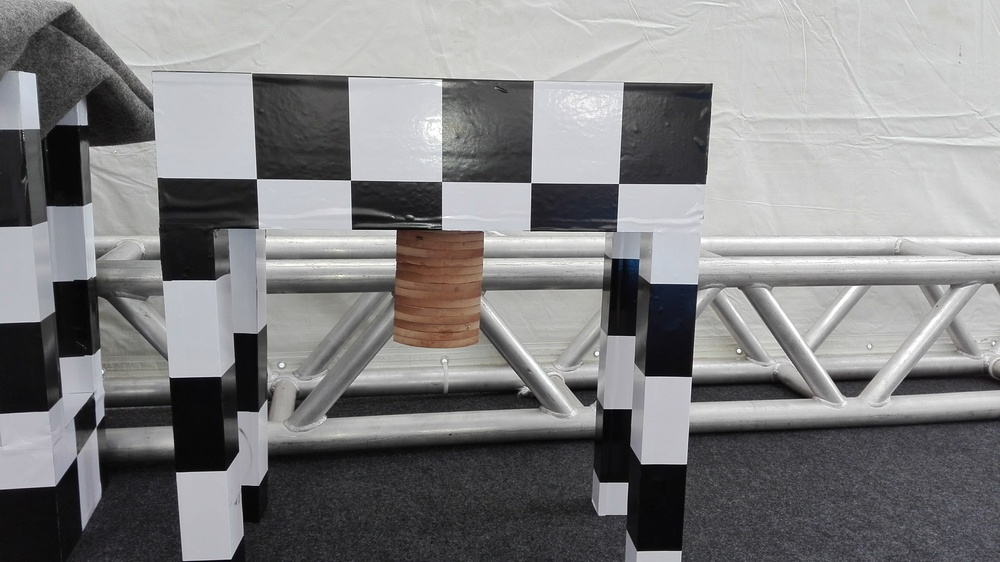
#> input picture previous/MachineL/cow1.jpg, 1000 x 562 px, shrunk from 4160 x 2336 before the run
$ python flan.py   (older library calls are emulated)
#> lines starting #> are read from the running program, lines starting #| are printed output that depends on the picture
import numpy as np
import cv2
from matplotlib import pyplot as plt

img1 = cv2.imread('cow1.jpg',0)          # queryImage
#> img1: shape (562, 1000); min 0, max 255, mean 130.6
img2 = cv2.imread('cow1.jpg',0) # trainImage

# Initiate SIFT detector
sift = cv2.SIFT()

# find the keypoints and descriptors with SIFT
kp1, des1 = sift.detectAndCompute(img1,None)
#> kp1 = 845 keypoints; strongest (x, y, size): (612, 498, 22.9), (670, 132, 64.1), (853, 382, 18.6), (584, 391, 16.4)
kp2, des2 = sift.detectAndCompute(img2,None)
#> kp2 has the same summary as kp1

# FLANN parameters
FLANN_INDEX_KDTREE = 0
index_params = dict(algorithm = FLANN_INDEX_KDTREE, trees = 5)
search_params = dict(checks=50)   # or pass empty dictionary

flann = cv2.FlannBasedMatcher(index_params,search_params)

matches = flann.knnMatch(des1,des2,k=2)
#> matches = 845 matches

# Need to draw only good matches, so create a mask
matchesMask = [[0,0] for i in xrange(len(matches))]
#> matchesMask = 845 pairs, first value 0 to 0, second value 0 to 0

# ratio test as per Lowe's paper
for i,(m,n) in enumerate(matches):
    if m.distance < 0.7*n.distance:
        matchesMask[i]=[1,0]
#> after the loop, matchesMask = 845 pairs, first value 1 to 1, second value 0 to 0

draw_params = dict(matchColor = (0,255,0),
                   singlePointColor = (255,0,0),
                   matchesMask = matchesMask,
                   flags = 0)
#> draw_params = 4 items

img3 = cv2.drawMatchesKnn(img1,kp1,img2,kp2,matches,None,**draw_params)
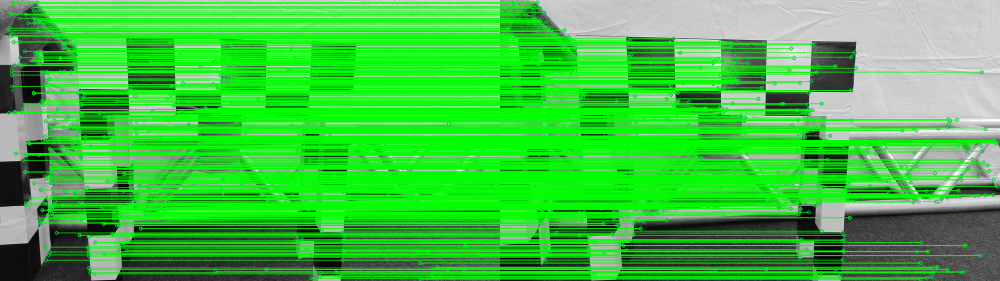
#> img3: shape (562, 2000, 3) (shown at 1/2 size); mean of channels 0, 1, 2 67.9, 191.7, 67.1; drawn as B, G, R
cv2.imshow('o',img3)
#plt.imshow(img3,),plt.show()

$ run again, with previous/MachineL/cow2.jpg copied over previous/MachineL/cow1.jpg
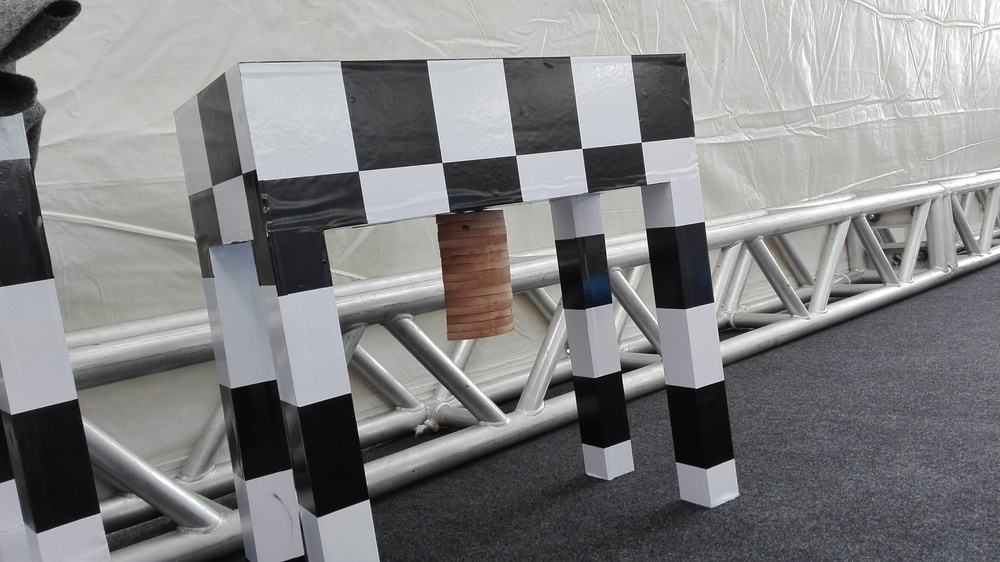
#> input picture previous/MachineL/cow2.jpg, 1000 x 562 px, shrunk from 4160 x 2336 before the run
#> kp1 = 1061 keypoints; strongest (x, y, size): (568, 351, 1.9), (727, 330, 12.9), (509, 401, 14.4), (679, 265, 45.9)
#> kp2 has the same summary as kp1
#> matches = 1061 matches
#> `matchesMask = [[0,0] for i in xrange(len(matches))]`: matchesMask = 1061 pairs, first value 0 to 0, second value 0 to 0
#> after the loop `for i,(m,n) in enumerate(matches):`: matchesMask = 1061 pairs, first value 1 to 1, second value 0 to 0
#> draw_params = 4 items
#> `img3 = cv2.drawMatchesKnn(img1,kp1,img2,kp2,matches,None,**draw_params)`:
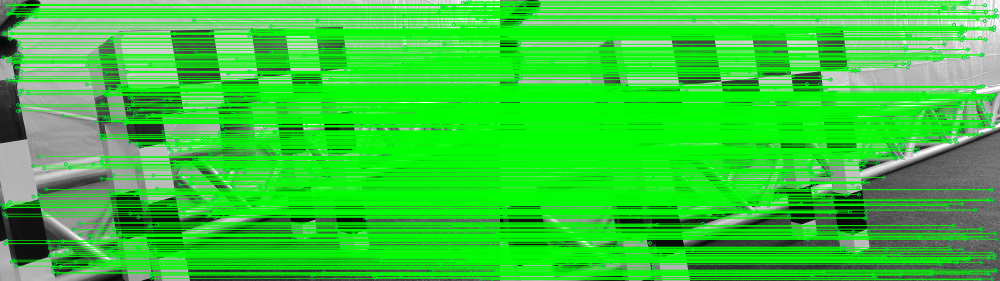
#> img3: shape (562, 2000, 3) (shown at 1/2 size); mean of channels 0, 1, 2 56.1, 203, 55.3; drawn as B, G, R

$ run again, with previous/MachineL/snapshot.jpg copied over previous/MachineL/cow1.jpg
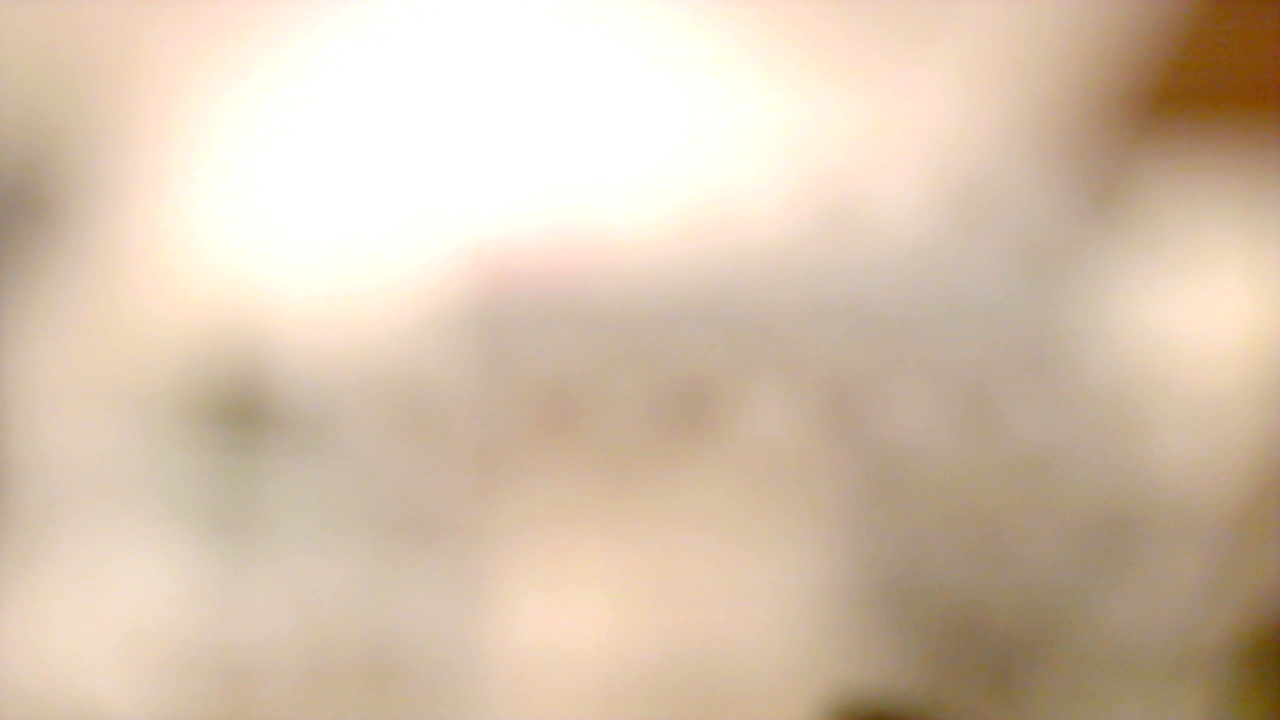
#> input picture previous/MachineL/snapshot.jpg, 1280 x 720 px
#> `img1 = cv2.imread('cow1.jpg',0)`:
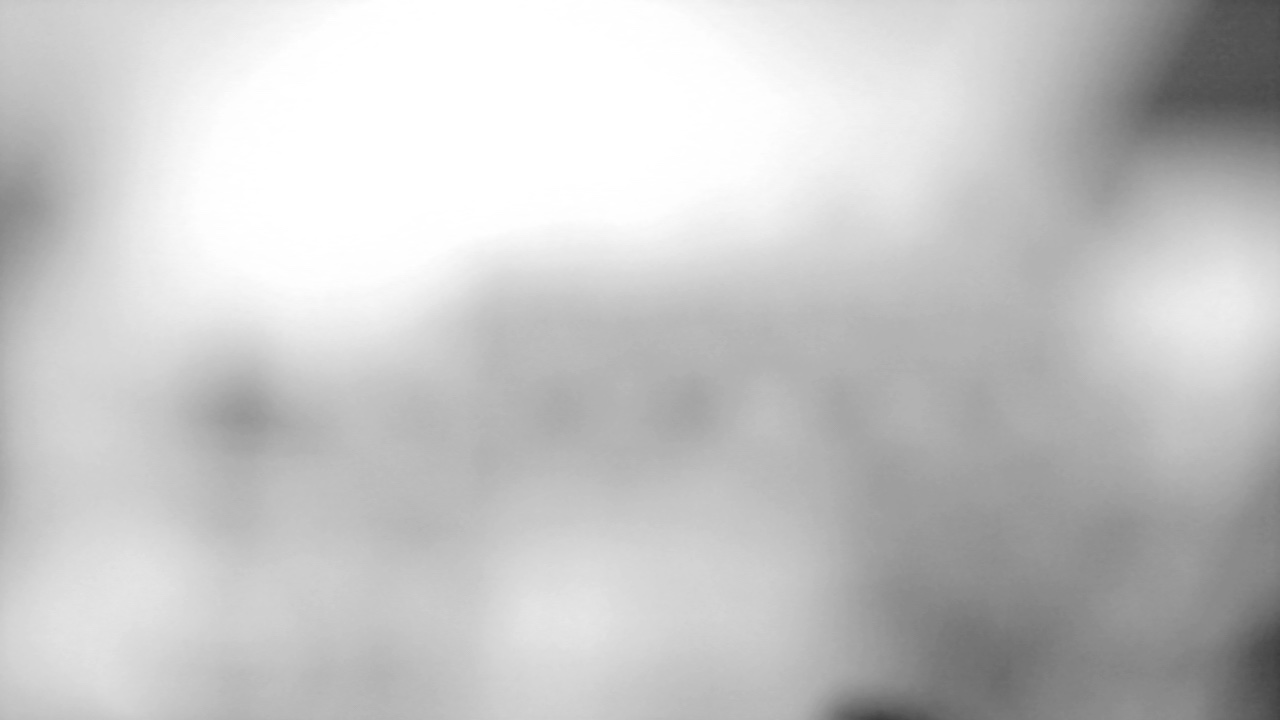
#> img1: shape (720, 1280); min 60, max 255, mean 198.4
#> kp1 = 5 keypoints; (x, y, size): (242, 418, 92.7), (297, 199, 214.9), (578, 386, 168.7), (123, 592, 105.7), (123, 592, 105.7)
#> kp2 has the same summary as kp1
#> matches = 5 matches
#> `matchesMask = [[0,0] for i in xrange(len(matches))]`: matchesMask = [[0, 0], [0, 0], [0, 0], [0, 0], [0, 0]]
#> the loop `for i,(m,n) in enumerate(matches):` made 5 passes
#> after the loop `for i,(m,n) in enumerate(matches):`: matchesMask = [[1, 0], [1, 0], [1, 0], [1, 0], [1, 0]]
#> draw_params = {'matchColor': (0, 255, 0), 'singlePointColor': (255, 0, 0), 'matchesMask': [[1, 0], [1, 0], [1, 0], [1, 0], [1, 0]], 'flags': 0}
#> `img3 = cv2.drawMatchesKnn(img1,kp1,img2,kp2,matches,None,**draw_params)`:
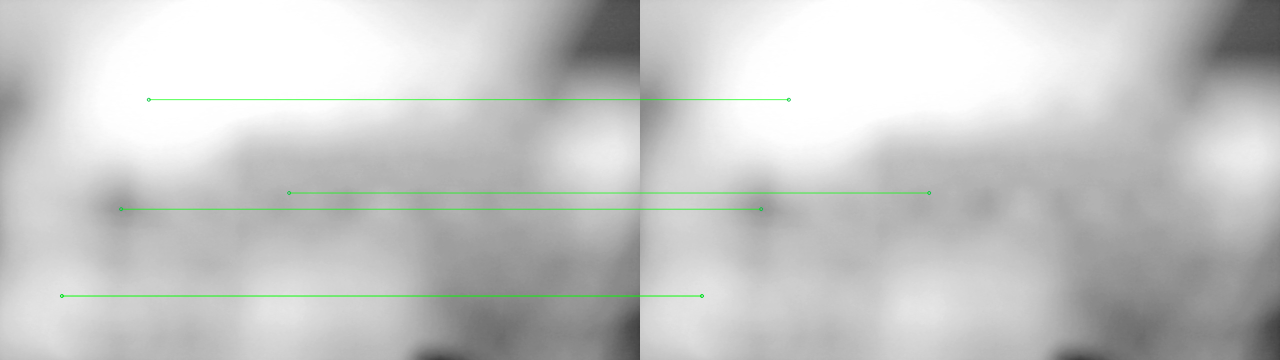
#> img3: shape (720, 2560, 3) (shown at 1/2 size); mean of channels 0, 1, 2 197.6, 198.7, 197.6; drawn as B, G, R
